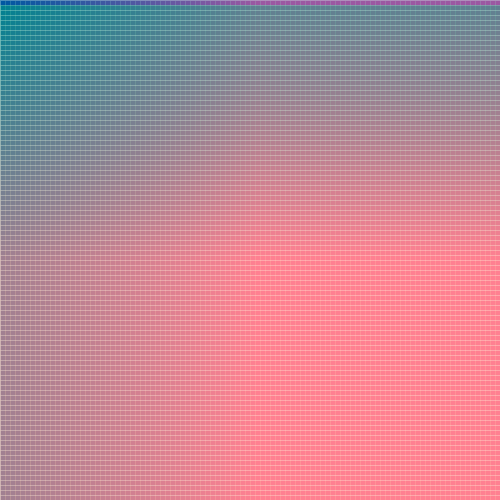
Frame 1 (no input)
Frame 60 (the mouse pressed at the canvas centre just before this capture): identical to frame 1, image omitted
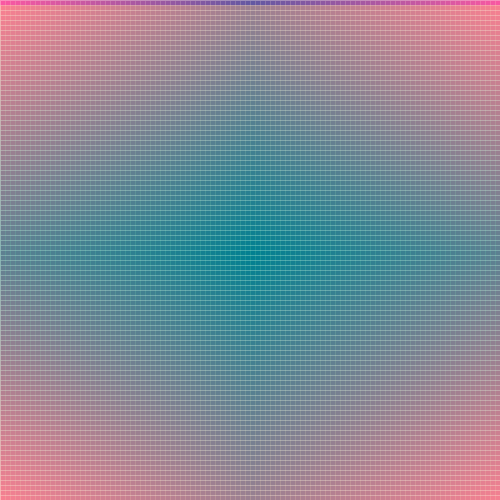
Frame 120 (the mouse held since frame 60 and released just before this capture)

The Processing sketch that drew these frames (run headless with seeded random() and noise(); from frame 60 on, the mouse is pressed at the canvas centre):

// Processing sketch: processing_22488
// ── processing_22488.pde

int r = 220;
int g = 20; 
int b = 40;

void setup(){
size (500,500);
background(200,0,0);
}

void draw(){
  background(30,10);
  //horizontal
  int i= 0;
  while (i<width){
     stroke(255,50);
     float distance = abs (mouseX - i);
     fill(distance,20,190);
     rect(i,0,10,height);
     i+=5;
      }
      
      
      
       int u= 0;
  while (u<height){
     stroke(255,50);
     float distance1 = abs (mouseY - u);

     fill(distance1,190,120,100);
     rect(0,u,width,10);
     u+=5;
      }
      
      
}
